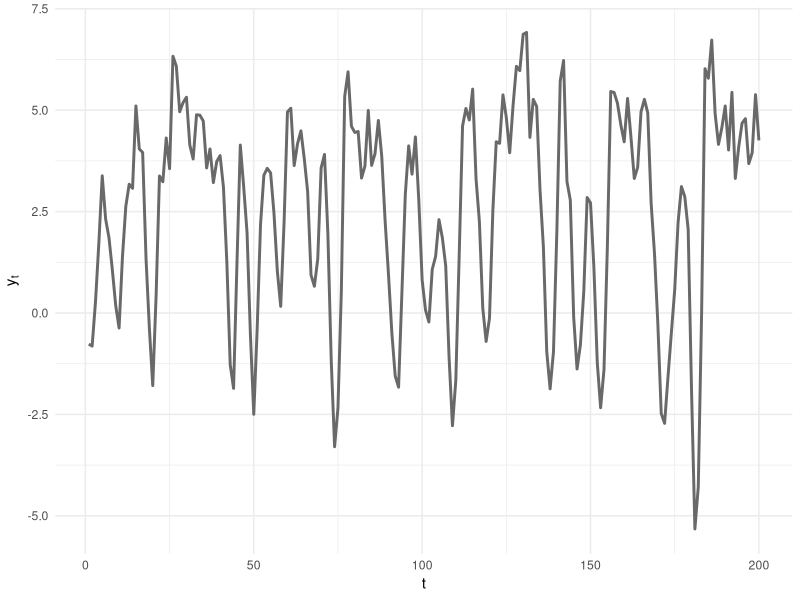
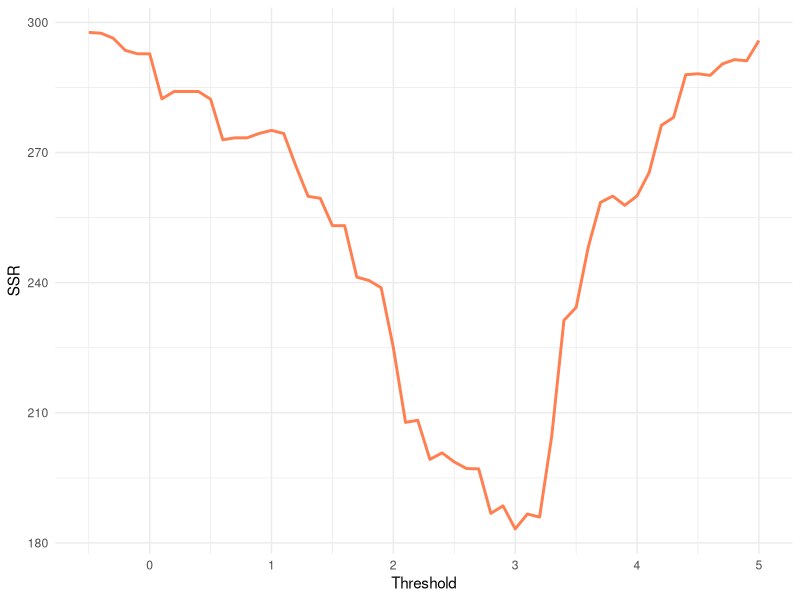
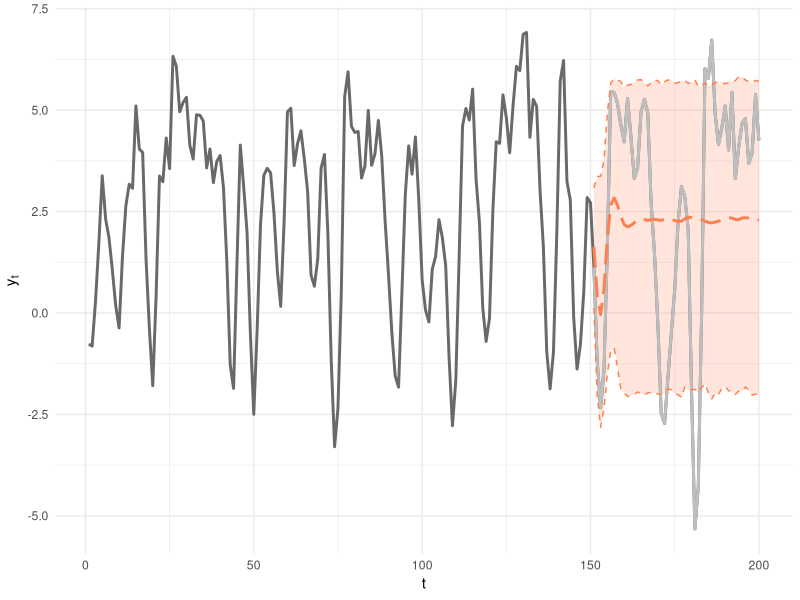
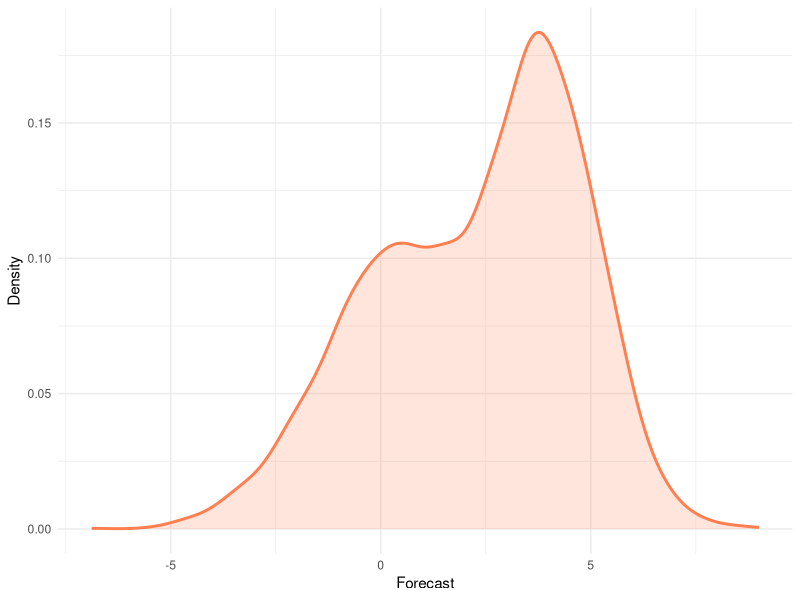

Here is the R script that generated these plots, in order:
# unit: forecasting for economics and business
# lecture: forecasting regime dependent series
# author: david ublava
# date: 2023-10-19
# script: simulated example

# load the needed packages
library(data.table)
library(ggplot2)

# generate a regime-dependent time series
n <- 200
set.seed(9)
e <- rnorm(n)
y <- e
for(i in 3:n){
  y[i] <- 0.8+(1.4*y[i-1]-1.0*y[i-2])*ifelse(y[i-1]<3,1,0)+(0.8*y[i-1])*ifelse(y[i-1]>=3,1,0)+e[i]
}

# store the series in the data table
dt <- data.table(t=1:n,y=y)

# illustrate the series 
gg_ts <- ggplot(dt,aes(x=t))+
  geom_line(aes(y=y),linewidth=1,color="dimgray",na.rm=T)+
  labs(x="t",y=expression(y[t]))+
  theme_minimal()

gg_ts


# obtain the lagged dependent variables
dt[,`:=`(y1=shift(y,1),y2=shift(y,2))]

# use grid-search to find the optimal threshold
bounds <- round(quantile(dt$y,c(.15,.85)),1)
thresholds <- seq(bounds[1],bounds[2],by=.1)

ssr_dt <- data.table(thresholds,ssr=NA)
for(i in 1:length(thresholds)){
  dt[,`:=`(D=ifelse(y1>=thresholds[i],1,0))]
  setar2 <- lm(y~(y1+y2):I(1-D)+(y1+y2):I(D),data=dt)
  ssr_dt$ssr[i] <- sum(setar2$residuals^2)
}

trs <- ssr_dt[ssr==min(ssr)]$thresholds
dt[,`:=`(D=ifelse(y1>=trs,1,0))]

# illustrate the optimal threshold selection
gg_ssr <- ggplot(ssr_dt,aes(x=thresholds,y=ssr))+
  geom_line(linewidth=1,color="coral",na.rm=T)+
  labs(x="Threshold",y="SSR")+
  theme_minimal()

gg_ssr


# generate multi-step ahead forecasts
R <- round(.75*n)
P <- n-R

setar2 <- lm(y~(y1+y2):I(1-D)+(y1+y2):I(D),data=dt[1:R])
summary(setar2)

# use bootstrap method (5000 iterations)
B <- 5000

eps <- setar2$residuals

boot_mat <- matrix(nrow=R+P,ncol=B)

for(b in 1:B){
  set.seed(b)
  dt[,`:=`(yb=y,eb=sample(eps,R+P,replace=T))]
  for(i in 1:P){
    dt$yb[R+i] <- setar2$coefficients["(Intercept)"]+(setar2$coefficients["y1:I(1 - D)"]*dt$yb[R+i-1]+setar2$coefficients["y2:I(1 - D)"]*dt$yb[R+i-2])*(1-ifelse(dt$yb[R+i-1]>=trs,1,0))+(setar2$coefficients["y1:I(D)"]*dt$yb[R+i-1]+setar2$coefficients["y2:I(D)"]*dt$yb[R+i-2])*ifelse(dt$yb[R+i-1]>=trs,1,0)+dt$eb[R+i]
  }
  boot_mat[,b] <- dt$yb
}

# store bootstrap point and interval forecasts
dt[,`:=`(y_f=y,f=apply(boot_mat,1,mean),l=apply(boot_mat,1,quantile,.05),u=apply(boot_mat,1,quantile,.95))]

# clean up the data (for illustration)
dt$y_f[1:R] <- NA
dt$f[1:R] <- NA
dt$l[1:R] <- NA
dt$u[1:R] <- NA

# illustrate bootstrap point and interval forecasts 
gg_boot <- ggplot(dt,aes(x=t))+
  geom_ribbon(aes(ymin=l,ymax=u),fill="coral",alpha=.2)+
  geom_line(aes(y=y),linewidth=1,color="dimgray",na.rm=T)+
  geom_line(aes(y=y_f),linewidth=1,color="gray",na.rm=T)+
  geom_line(aes(y=l),linetype=2,linewidth=.5,color="coral",na.rm=T)+
  geom_line(aes(y=u),linetype=2,linewidth=.5,color="coral",na.rm=T)+
  geom_line(aes(y=f),linetype=5,linewidth=1,color="coral",na.rm=T)+
  labs(x="t",y=expression(y[t]))+
  theme_minimal()

gg_boot


# illustrate the density of a multi-step ahead forecast
den_dt <- data.table(x=boot_mat[R+P,])
gg_den <- ggplot(den_dt,aes(x=x))+
  geom_density(color="coral",linewidth=1,fill="coral",alpha=.2)+
  labs(x="Forecast",y="Density")+
  theme_minimal()

gg_den


